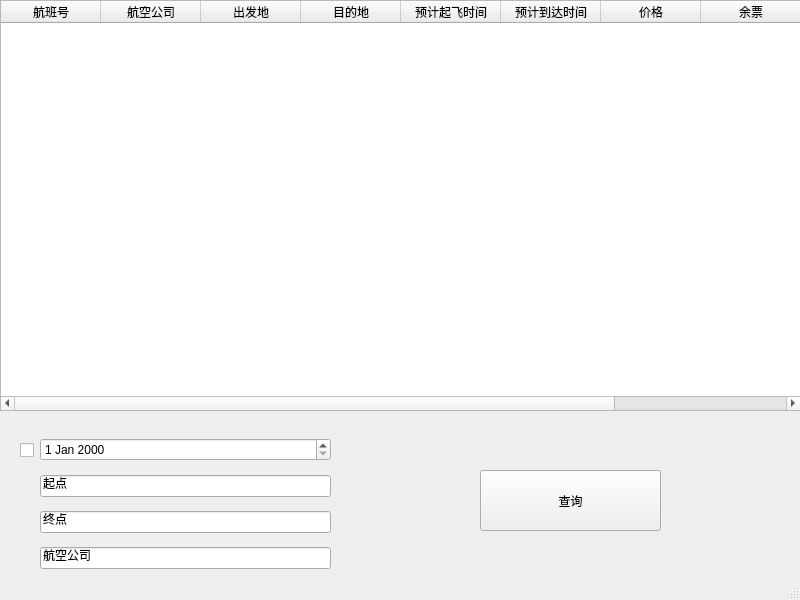
<?xml version="1.0" encoding="UTF-8"?>
<ui version="4.0">
 <class>Table</class>
 <widget class="QMainWindow" name="Table">
  <property name="geometry">
   <rect>
    <x>0</x>
    <y>0</y>
    <width>800</width>
    <height>600</height>
   </rect>
  </property>
  <property name="minimumSize">
   <size>
    <width>800</width>
    <height>600</height>
   </size>
  </property>
  <property name="maximumSize">
   <size>
    <width>800</width>
    <height>600</height>
   </size>
  </property>
  <property name="windowTitle">
   <string>详细列表</string>
  </property>
  <widget class="QWidget" name="centralwidget">
   <widget class="QTableWidget" name="table">
    <property name="geometry">
     <rect>
      <x>0</x>
      <y>0</y>
      <width>801</width>
      <height>411</height>
     </rect>
    </property>
    <property name="minimumSize">
     <size>
      <width>801</width>
      <height>411</height>
     </size>
    </property>
    <property name="maximumSize">
     <size>
      <width>801</width>
      <height>411</height>
     </size>
    </property>
    <column>
     <property name="text">
      <string>航班号</string>
     </property>
    </column>
    <column>
     <property name="text">
      <string>航空公司</string>
     </property>
    </column>
    <column>
     <property name="text">
      <string>出发地</string>
     </property>
    </column>
    <column>
     <property name="text">
      <string>目的地</string>
     </property>
    </column>
    <column>
     <property name="text">
      <string>预计起飞时间</string>
     </property>
    </column>
    <column>
     <property name="text">
      <string>预计到达时间</string>
     </property>
    </column>
    <column>
     <property name="text">
      <string>价格</string>
     </property>
    </column>
    <column>
     <property name="text">
      <string>余票</string>
     </property>
    </column>
    <column>
     <property name="text">
      <string>是否晚点</string>
     </property>
    </column>
   </widget>
   <widget class="QPushButton" name="btn">
    <property name="geometry">
     <rect>
      <x>480</x>
      <y>470</y>
      <width>181</width>
      <height>61</height>
     </rect>
    </property>
    <property name="text">
     <string>查询</string>
    </property>
   </widget>
   <widget class="QCheckBox" name="checkDate">
    <property name="geometry">
     <rect>
      <x>20</x>
      <y>440</y>
      <width>93</width>
      <height>21</height>
     </rect>
    </property>
    <property name="text">
     <string/>
    </property>
   </widget>
   <widget class="QWidget" name="layoutWidget">
    <property name="geometry">
     <rect>
      <x>40</x>
      <y>430</y>
      <width>291</width>
      <height>151</height>
     </rect>
    </property>
    <layout class="QVBoxLayout" name="verticalLayout">
     <item>
      <widget class="QDateEdit" name="editDate"/>
     </item>
     <item>
      <widget class="QLineEdit" name="editStart">
       <property name="text">
        <string>起点</string>
       </property>
      </widget>
     </item>
     <item>
      <widget class="QLineEdit" name="editEnd">
       <property name="text">
        <string>终点</string>
       </property>
      </widget>
     </item>
     <item>
      <widget class="QLineEdit" name="editAirways">
       <property name="text">
        <string>航空公司</string>
       </property>
      </widget>
     </item>
    </layout>
   </widget>
  </widget>
  <widget class="QStatusBar" name="statusbar"/>
 </widget>
 <resources/>
 <connections/>
</ui>
